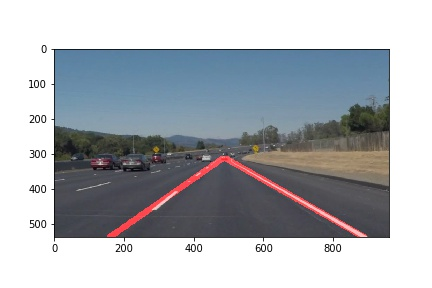
#> input picture test_images/solidWhiteCurve_res.jpg, 432 x 288 px; its folder holds only this picture in this run
$ jupyter execute --allow-errors P1.ipynb   (shell and % lines are left out)
#> lines starting #> are read from the running program, lines starting #| are printed output that depends on the picture; after the words box and inside, x2 and y2 are one past the last pixel; in counts of white or black regions, pixels touching at a corner belong together
# Self-Driving Car Engineer Nanodegree

## Project: **Finding Lane Lines on the Road**
***
In this project, you will use the tools you learned about in the lesson to identify lane lines on the road.  You can develop your pipeline on a series of individual images, and later apply the result to a video stream (really just a series of images). Check out the video clip "raw-lines-example.mp4" (also contained in this repository) to see what the output should look like after using the helper functions below.

Once you have a result that looks roughly like "raw-lines-example.mp4", you'll need to get creative and try to average and/or extrapolate the line segments you've detected to map out the full extent of the lane lines.  You can see an example of the result you're going for in the video "P1_example.mp4".  Ultimately, you would like to draw just one line for the left side of the lane, and one for the right.

In addition to implementing code, there is a brief writeup to complete. The writeup should be completed in a separate file, which can be either a markdown file or a pdf document. There is a [write up template](https://github.com/udacity/CarND-LaneLines-P1/blob/master/writeup_template.md) that can be used to guide the writing process. Completing both the code in the Ipython notebook and the writeup template will cover all of the [rubric points](https://review.udacity.com/#!/rubrics/322/view) for this project.

---
Let's have a look at our first image called 'test_images/solidWhiteRight.jpg'.  Run the 2 cells below (hit Shift-Enter or the "play" button above) to display the image.

**Note: If, at any point, you encounter frozen display windows or other confounding issues, you can always start again with a clean slate by going to the "Kernel" menu above and selecting "Restart & Clear Output".**

---

**The tools you have are color selection, region of interest selection, grayscaling, Gaussian smoothing, Canny Edge Detection and Hough Tranform line detection.  You  are also free to explore and try other techniques that were not presented in the lesson.  Your goal is piece together a pipeline to detect the line segments in the image, then average/extrapolate them and draw them onto the image for display (as below).  Once you have a working pipeline, try it out on the video stream below.**

---

<figure>

 <figcaption>
 <p></p>
 <p style="text-align: center;"> Your output should look something like this (above) after detecting line segments using the helper functions below </p>
 </figcaption>
</figure>
 <p></p>
<figure>

 <figcaption>
 <p></p>
 <p style="text-align: center;"> Your goal is to connect/average/extrapolate line segments to get output like this</p>
 </figcaption>
</figure>

**Run the cell below to import some packages.  If you get an `import error` for a package you've already installed, try changing your kernel (select the Kernel menu above --> Change Kernel).  Still have problems?  Try relaunching Jupyter Notebook from the terminal prompt.  Also, consult the forums for more troubleshooting tips.**

## Import Packages

[cell 1]
#importing some useful packages
import matplotlib.pyplot as plt
import matplotlib.image as mpimg
import numpy as np
import cv2

## Read in an Image

#> (a cell that did not finish here is left out)

## Ideas for Lane Detection Pipeline

**Some OpenCV functions (beyond those introduced in the lesson) that might be useful for this project are:**

`cv2.inRange()` for color selection
`cv2.fillPoly()` for regions selection
`cv2.line()` to draw lines on an image given endpoints
`cv2.addWeighted()` to coadd / overlay two images
`cv2.cvtColor()` to grayscale or change color
`cv2.imwrite()` to output images to file
`cv2.bitwise_and()` to apply a mask to an image

**Check out the OpenCV documentation to learn about these and discover even more awesome functionality!**

## Helper Functions

Below are some helper functions to help get you started. They should look familiar from the lesson!

[cell 3]
import math

def grayscale(img):
    """Applies the Grayscale transform
    This will return an image with only one color channel
    but NOTE: to see the returned image as grayscale
    (assuming your grayscaled image is called 'gray')
    you should call plt.imshow(gray, cmap='gray')"""
    return cv2.cvtColor(img, cv2.COLOR_RGB2GRAY)
    # Or use BGR2GRAY if you read an image with cv2.imread()
    # return cv2.cvtColor(img, cv2.COLOR_BGR2GRAY)

def canny(img, low_threshold, high_threshold):
    """Applies the Canny transform"""
    return cv2.Canny(img, low_threshold, high_threshold)

def gaussian_blur(img, kernel_size):
    """Applies a Gaussian Noise kernel"""
    return cv2.GaussianBlur(img, (kernel_size, kernel_size), 0)

def region_of_interest(img, vertices):
    """
    Applies an image mask.

    Only keeps the region of the image defined by the polygon
    formed from `vertices`. The rest of the image is set to black.
    `vertices` should be a numpy array of integer points.
    """
    #defining a blank mask to start with
    mask = np.zeros_like(img)

    #defining a 3 channel or 1 channel color to fill the mask with depending on the input image
    if len(img.shape) > 2:
        channel_count = img.shape[2]  # i.e. 3 or 4 depending on your image
        ignore_mask_color = (255,) * channel_count
    else:
        ignore_mask_color = 255

    #filling pixels inside the polygon defined by "vertices" with the fill color
    cv2.fillPoly(mask, vertices, ignore_mask_color)

    #returning the image only where mask pixels are nonzero
    masked_image = cv2.bitwise_and(img, mask)
    return masked_image


# [47 lines left out: functions draw_lines, hough_lines, weighted_img, not called in this run]

## Test Images

Build your pipeline to work on the images in the directory "test_images"
**You should make sure your pipeline works well on these images before you try the videos.**

[cell 4]
import os
os.listdir("test_images/")

## Build a Lane Finding Pipeline

Build the pipeline and run your solution on all test_images. Make copies into the `test_images_output` directory, and you can use the images in your writeup report.

Try tuning the various parameters, especially the low and high Canny thresholds as well as the Hough lines parameters.

[cell 5]
def draw_straight_lines(img, lines, y_min = 315, color=[255, 0, 0], thickness=16):
    """
    Modified version of draw_lines that draws straight lines

    This function draws two straight processed `lines` with `color` and `thickness`.
    Lines are drawn on the image inplace (mutates the image).
    `y_min` is the point at which the lines should terminate
    """
    # Generate lists to store values
    x1_left = []
    x2_left = []
    y1_left = []
    y2_left = []
    x1_right = []
    x2_right = []
    y1_right = []
    y2_right = []

    # Add the line values to the appropriate list
    for line in lines:
        for x1,y1,x2,y2 in line:
            slope = (y2-y1)/(x2-x1) # get the slope
            if slope >= 0:
                # positive slope, right line
                x1_right.append(x1)
                x2_right.append(x2)
                y1_right.append(y1)
                y2_right.append(y2)
            else:
                # negative slope, left line
                x1_left.append(x1)
                x2_left.append(x2)
                y1_left.append(y1)
                y2_left.append(y2)

    # Compute the average value for each point
    x1_left_avg = sum(x1_left) / float(len(x1_left))
    x2_left_avg = sum(x2_left) / float(len(x2_left))
    y1_left_avg = sum(y1_left) / float(len(y1_left))
    y2_left_avg = sum(y2_left) / float(len(y2_left))
    x1_right_avg = sum(x1_right) / float(len(x1_right))
    x2_right_avg = sum(x2_right) / float(len(x2_right))
    y1_right_avg = sum(y1_right) / float(len(y1_right))
    y2_right_avg = sum(y2_right) / float(len(y2_right))

    # Get the slope for each side
    left_slope = (y2_left_avg - y1_left_avg) / (x2_left_avg - x1_left_avg)
    right_slope = (y2_right_avg - y1_right_avg) / (x2_right_avg - x1_right_avg)

    # Get the intercept for each side
    left_b = y2_left_avg - left_slope * x2_left_avg
    right_b = y2_right_avg - right_slope * x2_right_avg

    # Get the y dimension of the image
    y = img.shape[0]

    # Calculate the extended lines
    left_y1 = y_min
    left_y2 = y
    left_x1 = int((left_y1 - left_b) / left_slope)
    left_x2 = int((left_y2 - left_b) / left_slope)
    right_y1 = y_min
    right_y2 = y
    right_x1 = int((right_y1 - right_b) / right_slope)
    right_x2 = int((right_y2 - right_b) / right_slope)

    # Draw the lines
    cv2.line(img, (left_x1, left_y1), (left_x2, left_y2), color, thickness)
    cv2.line(img, (right_x1, right_y1), (right_x2, right_y2), color, thickness)


def hough_straight_lines(img, rho, theta, threshold, min_line_len, max_line_gap):
    """
    `img` should be the output of a Canny transform.

    Returns an image with straight hough lines drawn.
    """
    lines = cv2.HoughLinesP(img, rho, theta, threshold, np.array([]), \
                            minLineLength=min_line_len, maxLineGap=max_line_gap)
    line_img = np.zeros((img.shape[0], img.shape[1], 3), dtype=np.uint8)
    draw_straight_lines(line_img, lines)
    return line_img


def process_img(img):
    """
    `img` is the raw image to be processed

    Returns an image with straight lane lines overlaid
    """
    # Params
    gaus_kernel = 5 # gaussian blur kernel size
    canny_low_thres = 50 # Canny low threshold
    canny_high_thres = 150 # Canny high threshold
    mask_vert = np.array([[(0,img.shape[0]),(460, 315), (490, 315), \
                           (img.shape[1],img.shape[0])]], dtype=np.int32) # vertices for mask
    rho = 2 # distance resolution in pixels of the Hough grid
    theta = np.pi/180 # angular resolution in radians of the Hough grid
    hough_thres = 15 # minimum number of votes (intersections in Hough grid cell)
    min_line_len = 40 #minimum number of pixels making up a line
    max_line_gap = 20 # maximum gap in pixels between connectable line segments

    # Process the image and return
    gray = grayscale(img) # convert to grayscale
    blurred = gaussian_blur(gray, gaus_kernel) # apply a gaussian blur
    edges = canny(blurred, canny_low_thres, canny_high_thres) # Canny edge detection
    masked = region_of_interest(edges, mask_vert) # mask to only the area we care about
    lines = hough_straight_lines(masked, rho, theta, hough_thres, \
                                 min_line_len, max_line_gap) # Hough transform to lines
    weighted = weighted_img(lines, img) # add the lines to the initial image
    return weighted


def process_dir(dir):
    """
    Processes all images in a directory and saves them
    """
#> called with dir = 'test_images/'
    for img in os.listdir(dir):
        image = mpimg.imread(dir + img)
#> image is the input picture: shape (288, 432, 3); mean R, G, B 173.9, 178, 183.4
        res = process_img(image)
#> in grayscale, `return cv2.cvtColor(img, cv2.COLOR_RGB2GRAY)`:
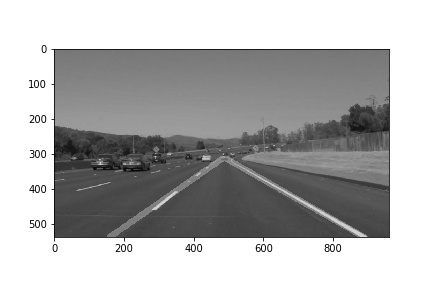
#> returned value: shape (288, 432); min 0, max 255, mean 177.4
#> in gaussian_blur, `return cv2.GaussianBlur(img, (kernel_size, kernel_size), 0)`:
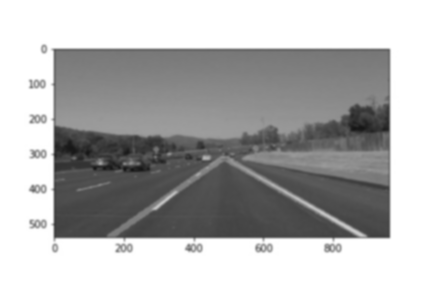
#> returned value: shape (288, 432); min 21, max 255, mean 177.4
#> in canny, `return cv2.Canny(img, low_threshold, high_threshold)`:
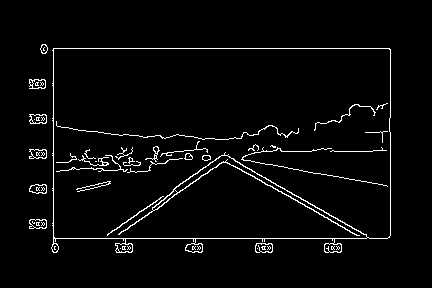
#> returned value: shape (288, 432); 3.4% white in thin lines or dots, all inside (x1, y1, x2, y2) = (29, 44, 391, 253)
#> in region_of_interest, `cv2.fillPoly(mask, vertices, ignore_mask_color)`: mask: shape (288, 432); every value is 0
#> in hough_straight_lines, `lines = cv2.HoughLinesP(img, rho, theta, threshold, np.array([]), \ mi..`: lines = None
        plt.imshow(res)
        img_root = img[:-4] # remove file extension
        plt.savefig(dir + img_root + '_res.jpg') # save


#> (the rest of this cell did not finish here and is left out)

$ run again, on test_images/whiteCarLaneSwitch_res.jpg
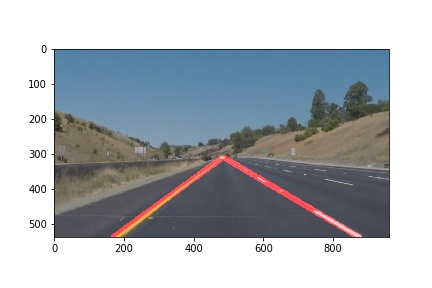
#> input picture test_images/whiteCarLaneSwitch_res.jpg, 432 x 288 px
#> in process_dir, image is the input picture: shape (288, 432, 3); mean R, G, B 174.8, 180, 185.4
#> in gaussian_blur, `return cv2.GaussianBlur(img, (kernel_size, kernel_size), 0)`:
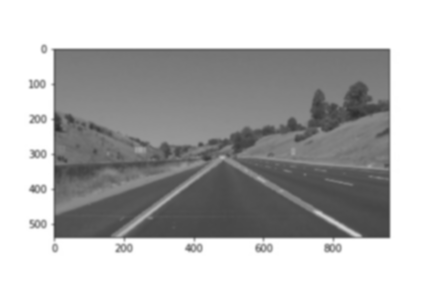
#> returned value: shape (288, 432); min 45, max 255, mean 179.1
#> in canny, `return cv2.Canny(img, low_threshold, high_threshold)`:
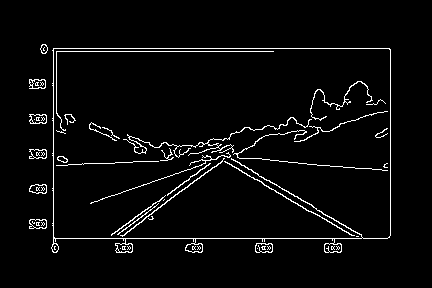
#> returned value: shape (288, 432); 3.7% white in thin lines or dots, all inside (x1, y1, x2, y2) = (29, 44, 391, 253)
#> mask: shape (288, 432); every value is 0
#> lines = None
